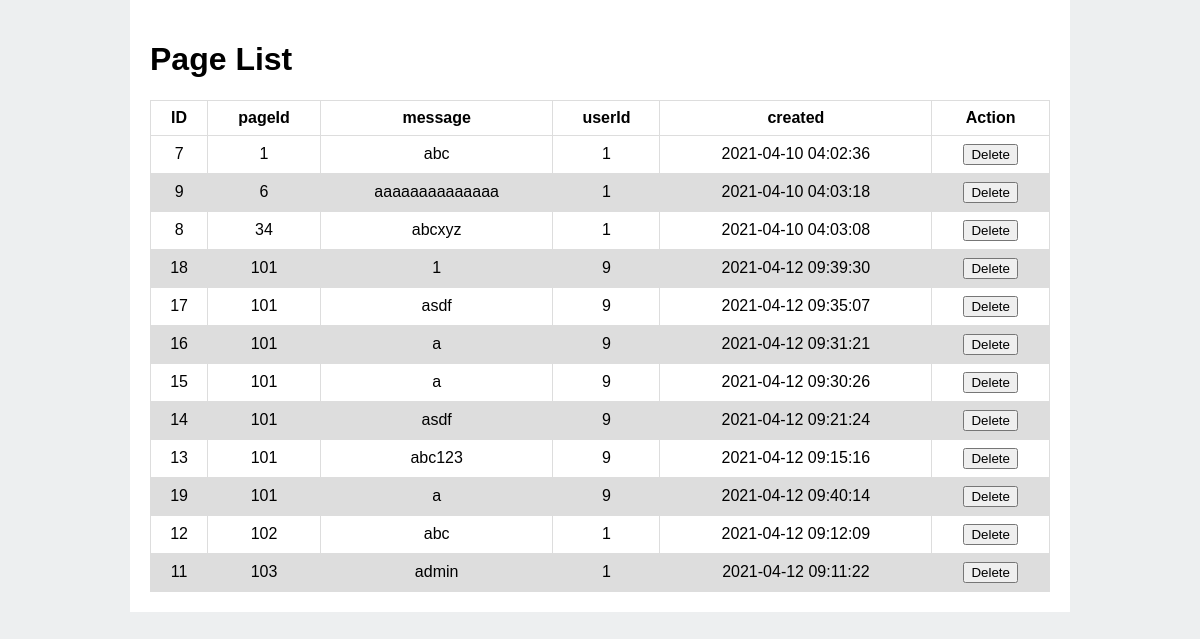
The page /admin/CommentList.php on the database its author committed.
### tables this page shows
CREATE TABLE `comments` (
  `id` int(11) NOT NULL,
  `message` varchar(200) NOT NULL,
  `userId` int(11) NOT NULL,
  `created` timestamp NOT NULL DEFAULT current_timestamp() ON UPDATE current_timestamp(),
  `pageId` int(11) UNSIGNED NOT NULL
);

### admin/CommentList.php (called while the page is built)
<?php
    require 'start.php';
    require MODEL_ROOT . '/getCommentList.php';
    require VIEW_ROOT . '/CommentView.php';
?>

### admin/model/getCommentList.php (called while the page is built)
<?php
    $comments = $db->query("
        SELECT *
        FROM comments
        ORDER BY pageId
    ")->fetchAll(PDO::FETCH_ASSOC);

### admin/views/CommentView.php (the view, shortened to what this page needs)
<!DOCTYPE html>
<html lang="en">
<head>
    <link rel="stylesheet" href="<?php echo BASE_VIEW; ?>assets/css/styles.css">
</head>
<body>
    <div class='wrapper'>
        <h1> Page List </h1>
        <table>
        <thead>
            <tr>
                <th>ID</th>
                <th>pageId</th>
                <th>message</th>
                <th>userId</th>
                <th>created</th>
                <th colspan="2">Action</th>
            </tr>
        </thead>
            <?php foreach($comments as $row):?>
                <tr>
                    <td><?php echo $row['id'];?></td>
                    <td><?php echo $row['pageId'];?></td>
                    <td><?php echo $row['message'];?></td>
                    <td><?php echo $row['userId'];?></td>
                    <td><?php echo $row['created'];?></td>
                    <td>
                        <button onclick="deletePage(<?php echo $row['id']; ?>, this)">Delete</button>
                    </td>
                </tr>
            <?php endforeach;?>
        </table>
    </div>
</body>
</html>

### admin/views/assets/css/styles.css (style rules this page uses)
body { font: 1em "Helveltica", sans-serif; background-color: #edeff0; margin: 0; }
.wrapper { margin: 0 auto; padding: 20px; width: 100%; max-width: 900px; background-color: #fff; }
h1, h2, h3, h4, h5 { font-weight: 200%; }
table { font-family: arial, sans-serif; border-collapse: collapse; width: 100%; }
td { border: 1px solid #dddddd; text-align: center; padding: 8px; }
th { border: 1px solid #dddddd; text-align: center; padding: 8px; }
tr:nth-child(even) { background-color: #dddddd; }

### rows shown on the page
comments: id "7", pageId "1", message "abc", userId "1", created "2021-04-10 04:02:36"
comments: id "9", pageId "6", message "aaaaaaaaaaaaaa", userId "1", created "2021-04-10 04:03:18"
comments: id "8", pageId "34", message "abcxyz", userId "1", created "2021-04-10 04:03:08"
comments: id "18", pageId "101", message "1", userId "9", created "2021-04-12 09:39:30"
comments: id "17", pageId "101", message "asdf", userId "9", created "2021-04-12 09:35:07"
comments: id "16", pageId "101", message "a", userId "9", created "2021-04-12 09:31:21"
comments: id "15", pageId "101", message "a", userId "9", created "2021-04-12 09:30:26"
comments: id "14", pageId "101", message "asdf", userId "9", created "2021-04-12 09:21:24"
comments: id "13", pageId "101", message "abc123", userId "9", created "2021-04-12 09:15:16"
comments: id "19", pageId "101", message "a", userId "9", created "2021-04-12 09:40:14"
comments: id "12", pageId "102", message "abc", userId "1", created "2021-04-12 09:12:09"
comments: id "11", pageId "103", message "admin", userId "1", created "2021-04-12 09:11:22"
